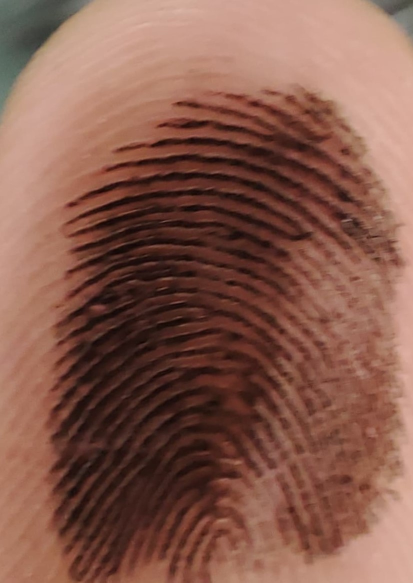
#> input picture resources/finger_2.jpg, 826 x 1165 px, found by its file name (shown at 1/2 size)
$ python main.py
#> lines starting #> are read from the running program, lines starting #| are printed output that depends on the picture
import os
import cv2
from matplotlib import pyplot as plt

import numpy as np

# Load the fingerprint image
image_name = 'finger_2.jpg'
resource_folder = 'FingerSinger\\resources'

image_path = os.path.join(resource_folder, image_name)
image = cv2.imread(image_path, cv2.IMREAD_COLOR)
#> image is the input picture: shape (1165, 826, 3); mean B, G, R 77, 91, 134.7

# Check if the image was successfully loaded
if image is None:
    print("Error: Image not found")
else:
    image_rgb = cv2.cvtColor(image, cv2.COLOR_BGR2RGB)

    # Feature coordinates and labels
    features = {
        'Ridge Ending': (100, 150),
        'Bifurcation': (200, 250),
        'Dot': (300, 350),
        'Short Ridge': (400, 450),
        'Enclosure': (500, 550)
    }

    # Annotations
    for label, (x, y) in features.items():
        # Draw a circle at the feature location
        cv2.circle(image_rgb, (x, y), 5, (255, 0, 0), -1)

        # Draw a line to the side of the picture
        line_end_x = x + 100  # Adjust based on your image size
        line_end_y = y
        cv2.line(image_rgb, (x, y), (line_end_x, line_end_y), (0, 255, 0), 2)

        # Add a label next to the line
        cv2.putText(image_rgb, label, (line_end_x + 10, line_end_y), cv2.FONT_HERSHEY_SIMPLEX, 0.5, (255, 255, 255), 2)
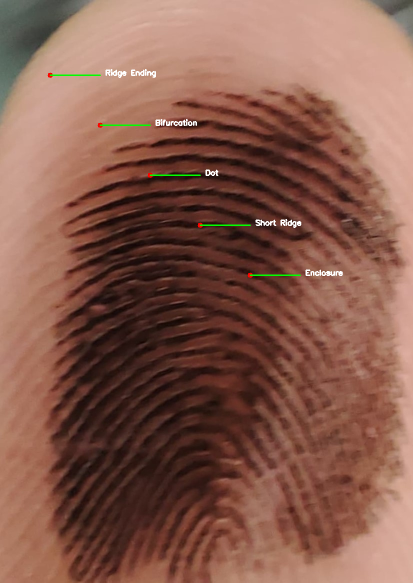
#> image_rgb: shape (1165, 826, 3) (shown at 1/2 size); mean R, G, B 134.9, 91.7, 77.4


# Generate a sine wave
t = np.linspace(0, 1, 500)  # Time from 0 to 1 second, 500 points
frequency = 5  # 5 Hz sine wave as a base
amplitude = 1  # Base amplitude
sine_wave = amplitude * np.sin(2 * np.pi * frequency * t)


# Create a figure to hold both the image and the plot
fig, axs = plt.subplots(1, 2, figsize=(15, 6))

# Annotate for Ridge Ending
plt.annotate('Ridge Ending: Pitch Change', xy=(0.1, 0), xytext=(0.1, -1.2),
             arrowprops=dict(facecolor='blue', shrink=0.05), fontsize=10)

# Annotate for Bifurcation
plt.annotate('Bifurcation: Volume Modulation', xy=(0.3, 0.5), xytext=(0.3, 1.5),
             arrowprops=dict(facecolor='green', shrink=0.05), fontsize=10)

# Annotate for Dot (Island)
plt.annotate('Dot: Duration Change', xy=(0.5, 0), xytext=(0.5, -1.2),
             arrowprops=dict(facecolor='red', shrink=0.05), fontsize=10)

# Annotate for Short Ridge
plt.annotate('Short Ridge: Timbre Influence', xy=(0.7, -0.5), xytext=(0.7, -1.5),
             arrowprops=dict(facecolor='orange', shrink=0.05), fontsize=10)

# Annotate for Enclosure (Lake)
plt.annotate('Enclosure: Waveform Shape', xy=(0.9, 0.5), xytext=(0.9, 1.5),
             arrowprops=dict(facecolor='purple', shrink=0.05), fontsize=10)


# Display the fingerprint image
axs[0].imshow(image_rgb)
axs[0].axis('off')  # Hide axis for the image
axs[0].set_title('Fingerprint Features')

# Plot the sine wave on the other subplot
axs[1].plot(t, sine_wave, label='Sine Wave')
axs[1].set_title('Sine Wave Influenced by Fingerprint Features')
axs[1].set_xlabel('Time (seconds)')
axs[1].set_ylabel('Amplitude')
axs[1].grid(True)
axs[1].legend()

plt.tight_layout()
plt.show(block=True)
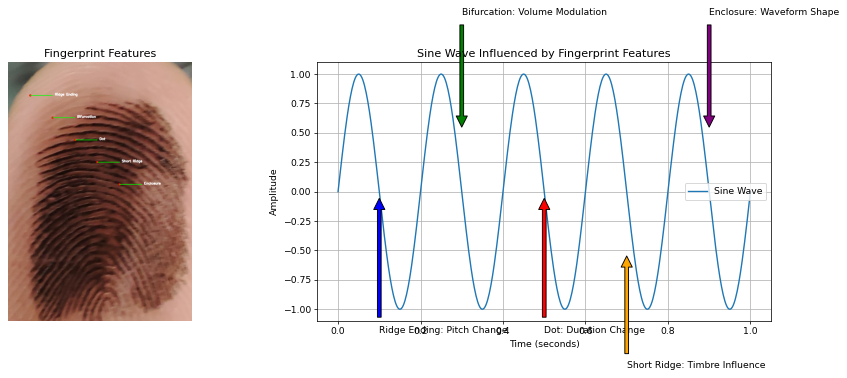
#> figure drawn by matplotlib, 2 panels; panel 2: curve peaks at x = 0.0501, y = 1

$ run again, with finger.jpg copied over resources/finger_2.jpg
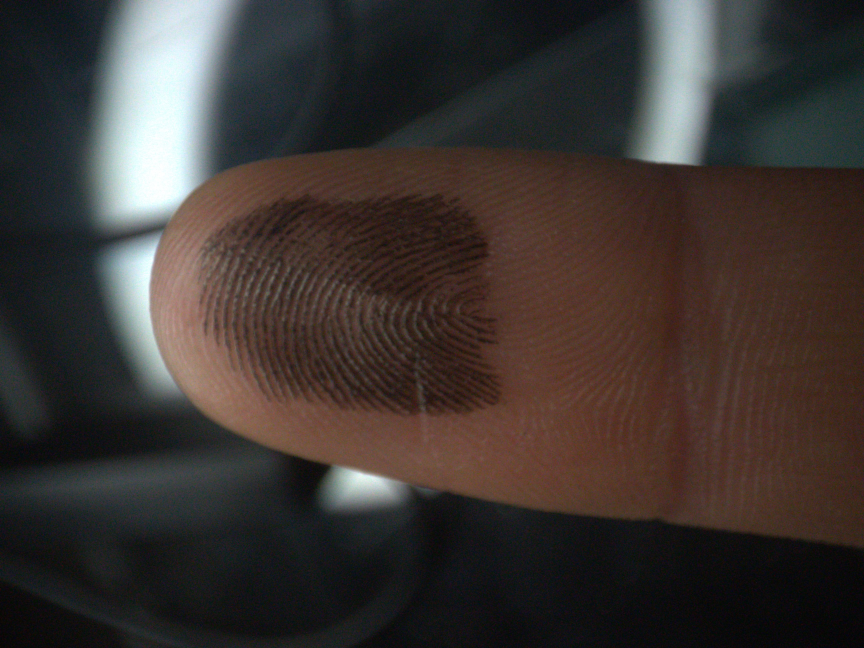
#> input picture finger.jpg, 2592 x 1944 px, found by its file name (shown at 1/3 size)
#> image is the input picture: shape (1944, 2592, 3); mean B, G, R 50.3, 53.5, 60.5
#> `plt.show(block=True)`:
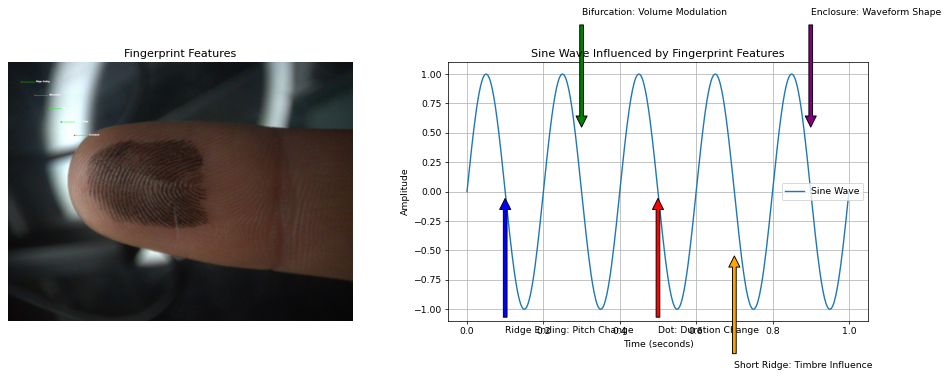
#> figure drawn by matplotlib, 2 panels; panel 2: curve peaks at x = 0.0501, y = 1
